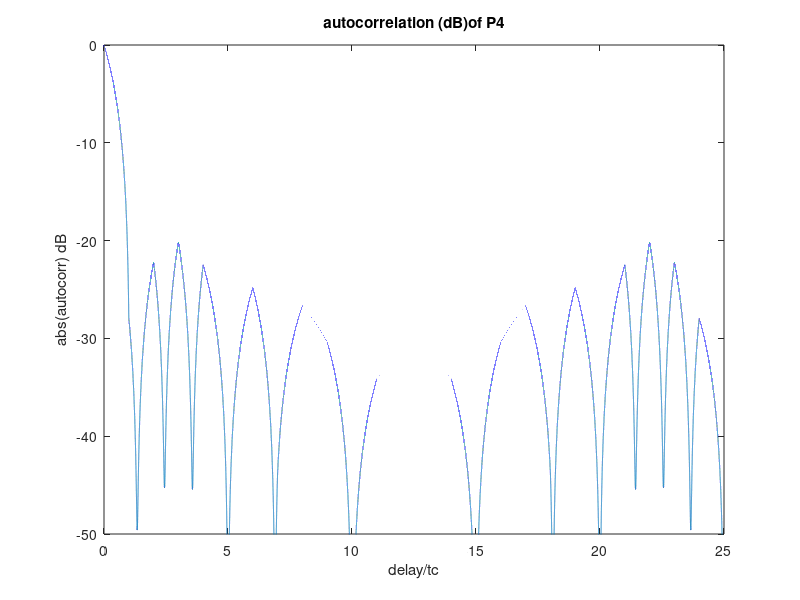
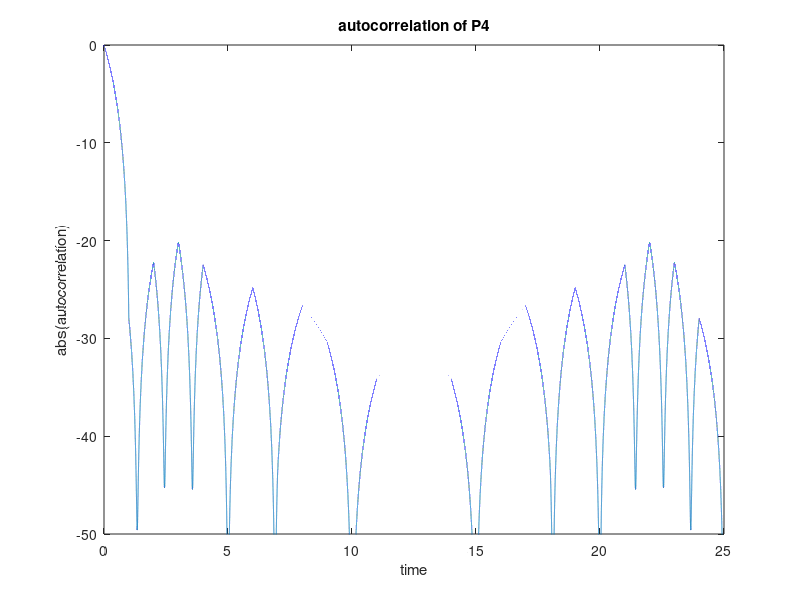

MATLAB code to generate these figures, in order:
%%%% Radar Project 
%% Ratna Sai Kiran


%% implementing P4 phased signal and calculated the autocorrelation of the P4 signal

%% generating phases
% Number of phases
M=25;

%array consisting of all phasers
M_phase=zeros(1,M);
%M_phase=mod(M_phase,2*pi)
%
for i =1:M
    M_phase(i)=((pi/M)*(i-1)*(i-1))-(pi*(i-1));
end
M_phase=mod(M_phase,2*pi)

M_phase'

%% radar paramters
MM_phase=[0 , -0.96   ,    -1.84   ,    -2.64   ,    -3.36 ,         -4  ,     -4.56 ,      -5.04  ,     -5.44   ,    -5.76  ,        -6 ,      -6.16  ,     -6.24    ,   -6.24   ,    -6.16     ,     -6      , -5.76    ,   -5.44   ,    -5.04    ,   -4.56   ,       -4 ,      -3.36 ,      -2.64    ,   -1.84    ,   -0.96]

%% speed of light  meters/sec
c_mps=3e8;

%% pulse repetition interval in Sec
PRI_sec=5;

%% carrier frequency in Hz
Fc_Hz=2e3;

%% Sampling frequency
Fs_Hz=10e4;

%% delta seconds
delta_sec=1/Fs_Hz;

%% time axis
taxis_s=0:delta_sec:PRI_sec-delta_sec;

% Number of samples
N_samp_nu=round(PRI_sec/delta_sec);


%% Inpulse duration

InPulse_sec=5;

%% number of samples when pulse is on
N_samp_inpulse=round(InPulse_sec/delta_sec);

%% Number of samples for each bit
N_samp_bits=round(N_samp_inpulse/25);
%% transmited signal 
Stx_volts=zeros(1,N_samp_nu);



%% assigning each bits its value
for i=1:M
    Stx_volts((i-1)*N_samp_bits+1:(i)*N_samp_bits)=ones(1,N_samp_bits).*exp(-j*M_phase(i));
end

Stx_volts=Stx_volts.*exp(j*2*pi*taxis_s);

% %% recieved signal
% Srx_volts=zeros(1,N_samp_nu);
% for i=1:25
%     Srx_volts(((i-1)*N_samp_bits)+1+N_samp_inpulse:((i)*N_samp_bits)+N_samp_inpulse)=ones(1,N_samp_bits).*exp(j*M_phase(i));
% end
% 
% 
% Srx_volts=Srx_volts.*exp(j*2*pi*taxis_s);

sout_volts=xcorr(Stx_volts);

% time axis after autocorrelation
t_acorr=-PRI_sec+delta_sec:delta_sec:PRI_sec-delta_sec;

pk=max(abs(sout_volts));

sout_volts_dB=20*log10(abs(sout_volts)/max(abs(sout_volts)));
t_acorr=t_acorr/0.2;
figure(1)
plot(t_acorr,(sout_volts_dB))
xlim([0,25])
ylim([-50,0])
xlabel('delay/tc')
ylabel('abs(autocorr) dB')
title('autocorrelation (dB)of P4')

figure(2)
plot(t_acorr,sout_volts_dB)
xlim([0,25])
ylim([-50,0])
xlabel('time')
ylabel('abs(autocorrelation)')
title('autocorrelation of P4')
